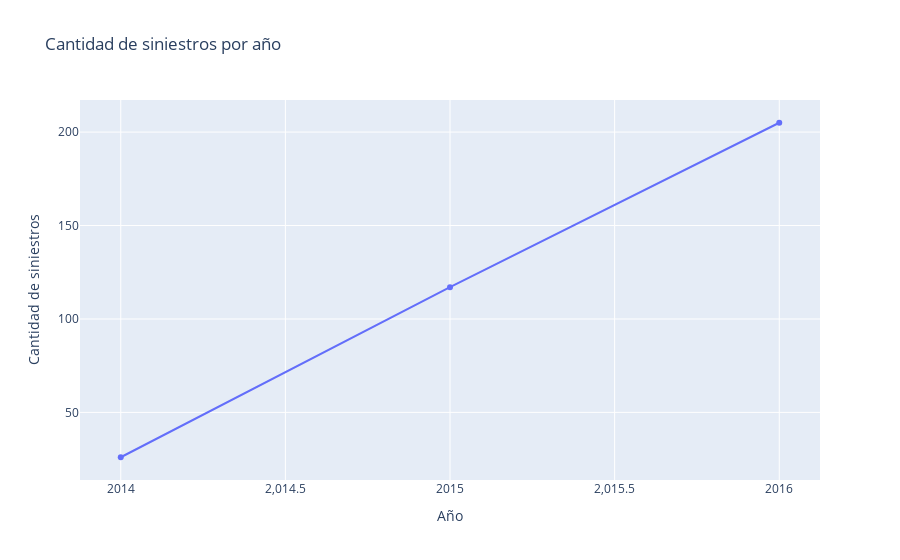

Notebook source saved alongside this figure:
### Code cell
import pandas as pd
import plotly.graph_objs as go

# Suponiendo que tu DataFrame se llama df y las columnas son 'CODIGO_ACCIDENTE' y 'fecha de vencimiento - Año'

# Crear un DataFrame resumen que cuente los siniestros por año
siniestros_por_año = df.groupby('fecha de vencimiento - Año')['CODIGO_ACCIDENTE'].count().reset_index()

# Crear el gráfico de líneas
fig = go.Figure()

# Añadir la línea al gráfico
fig.add_trace(go.Scatter(x=siniestros_por_año['fecha de vencimiento - Año'], 
                         y=siniestros_por_año['CODIGO_ACCIDENTE'], 
                         mode='lines+markers', 
                         name='Siniestros por año'))

# Actualizar el diseño del gráfico
fig.update_layout(title='Cantidad de siniestros por año',
                   xaxis_title='Año',
                   yaxis_title='Cantidad de siniestros')

# Mostrar el gráfico
fig.show()

### Figure 1 — Plotly figure (JSON) as saved in the notebook; plotly's stock layout.template omitted (floating-point values rounded to 4 significant figures)
{"data": [{"mode": "lines+markers", "name": "Siniestros por año", "type": "scatter", "x": [2014, 2015, 2016], "y": [26, 117, 205]}], "layout": {"title": {"text": "Cantidad de siniestros por año"}, "xaxis": {"title": {"text": "Año"}}, "yaxis": {"title": {"text": "Cantidad de siniestros"}}}}
